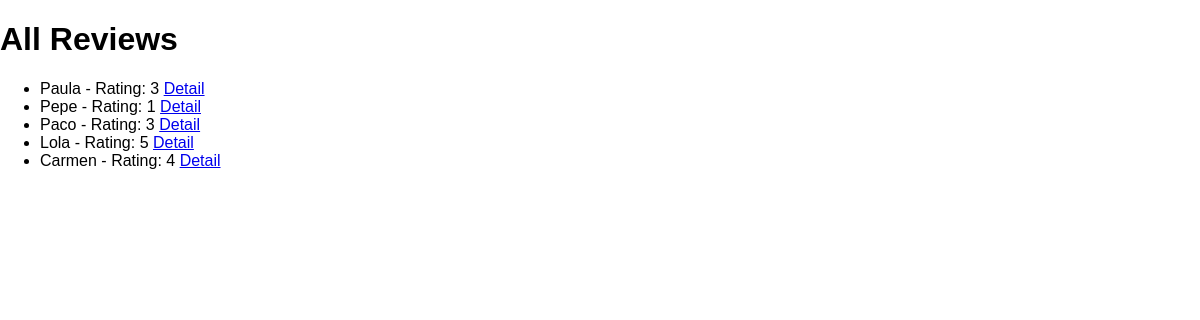
The app's page /reviews/ with its own data.
### reviews/models.py (models this page shows, shortened)
class Review(models.Model):
    user_name = models.CharField(max_length=100)
    review_text = models.TextField()
    rating = models.IntegerField(
        validators=[MinValueValidator(1), MaxValueValidator(5)]
    )

### reviews/views.py (the view)
# urls.py: path("reviews/", views.ReviewListView.as_view(), name="reviews"),
class ReviewListView(ListView):
    template_name = "reviews/review_list.html"
    model = Review
    context_object_name = "reviews"

### reviews/templates/reviews/review_list.html (shortened to what this page needs)
{% extends "reviews/base.html" %}
{% load static %}
{% block content %}
<h1>All Reviews</h1>
<ul>
    {% for review in reviews %}
    <li>{{ review.user_name }} - Rating: {{ review.rating }}
        <a href="{% url 'singleReview' review.id %}">Detail</a>
    </li>
    {% empty %}
    <li>No reviews yet.</li>
    {% endfor %}
</ul>
{% endblock %}

### reviews/static/reviews/style.css (style rules this page uses)
body { font-family: sans-serif; margin: 0; }

### records on screen
Review: user_name "Paula", rating "3"
Review: user_name "Pepe", rating "1"
Review: user_name "Paco", rating "3"
Review: user_name "Lola", rating "5"
Review: user_name "Carmen", rating "4"
